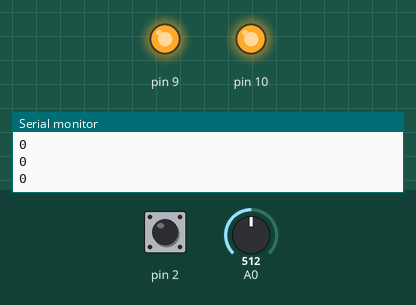
This sketch was run on a simulated Arduino Uno, built with avr-gcc and run on an emulated ATmega328P. Parts: output pins drawn as LEDs (lit = HIGH), the last lines printed to the serial monitor. The inputs (shaded band) are chosen by the test bench; at power-on: pin 2 LOW, A0 = 512.

Above: at 1.2 s.
1.3 s: pin 2 driven HIGH
At 2.2 s:
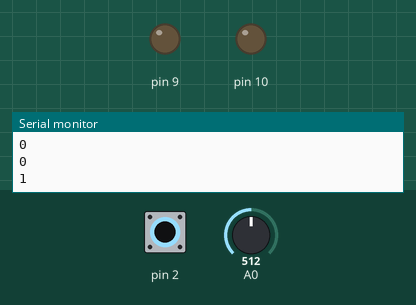
4.3 s: A0 set to 122
At 7.2 s:
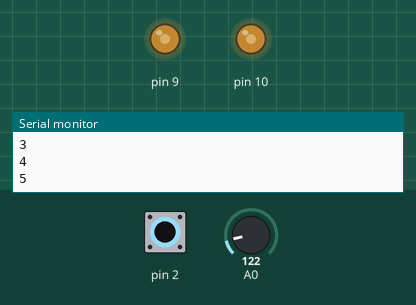
7.3 s: A0 set to 265
10.3 s: pin 2 driven LOW
At 11.3 s:
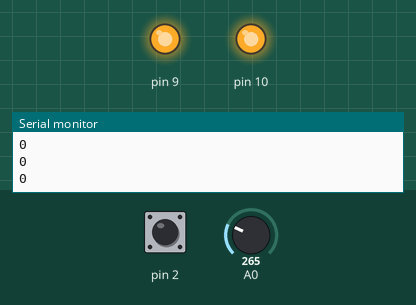
11.8 s: pin 2 pulsed HIGH 2 times (0.12 s each, 0.3 s apart)
Timing chart, 0 to 15.9 s (numbered marks = the images above; inputs shaded):
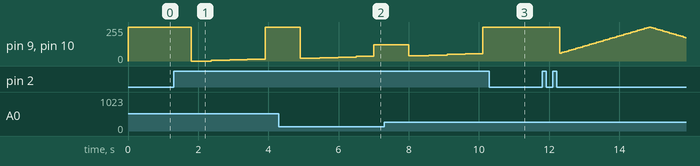

The sketch:

NPN_Audio_Xmas_lights.ino
```cpp
int brightness = 0;
int fadeAmount = 5;
int btn1Counter = 0;
int buttonState = 0;

void setup() {
  Serial.begin(9600);

}

void loop() {
  buttonState=digitalRead(2);
  if (buttonState==HIGH){
    btn1Counter++;
    delay(500);
  }
  Serial.println(btn1Counter);
  if (btn1Counter == 0){
      analogWrite(9, 255);
      analogWrite(10, 255);
   }
  if (btn1Counter == 1){
      FadeSlow();
   }
  if (btn1Counter == 2){
      FadeMedium();
   }
  if (btn1Counter==3){
      FadeFast();
   }
   if (btn1Counter==4){
    PartyMode();
   }
   if (btn1Counter==5){
    Audio();
   }
   if (btn1Counter==6){
    btn1Counter=0;
   }


}
void Audio(){
  int audio_in=analogRead(A0);
  int audio_in_map=map(audio_in, 0 ,255, 0, 255);
  analogWrite(9, audio_in_map);
  analogWrite(10, audio_in_map);
  }

void PartyMode(){
   analogWrite(9, brightness);
   analogWrite(10, brightness);
   brightness = brightness + fadeAmount;
   if (brightness <= 0 || brightness >= 255) {
      fadeAmount = -fadeAmount ;}
  delay(1);}

void FadeSlow(){
   analogWrite(9, brightness);
   analogWrite(10, brightness);
   brightness = brightness + fadeAmount;
   if (brightness <= 0 || brightness >= 255) {
      fadeAmount = -fadeAmount ;}
  delay(65);}

void FadeMedium(){
   analogWrite(9, brightness);
   analogWrite(10, brightness);
   brightness = brightness + fadeAmount;
   if (brightness <= 0 || brightness >= 255) {
      fadeAmount = -fadeAmount ;}
  delay(25);}

void FadeFast(){
   analogWrite(9, brightness);
   analogWrite(10, brightness);
   brightness = brightness + fadeAmount;
   if (brightness <= 0 || brightness >= 255) {
      fadeAmount = -fadeAmount ;}
  delay(10);}
```

Measured:
- after the input at 1.3 s, pin 9, pin 10: 255/255 → 0/255 after 0.50 s, → 5/255 0.57 s later, → 10/255 0.53 s later, → 15/255 0.51 s later, … (5 changes in this stretch)
- after the input at 10.3 s, pin 9, pin 10: stays 255/255 (without the input it goes to 60/255 after 0.81 s)
